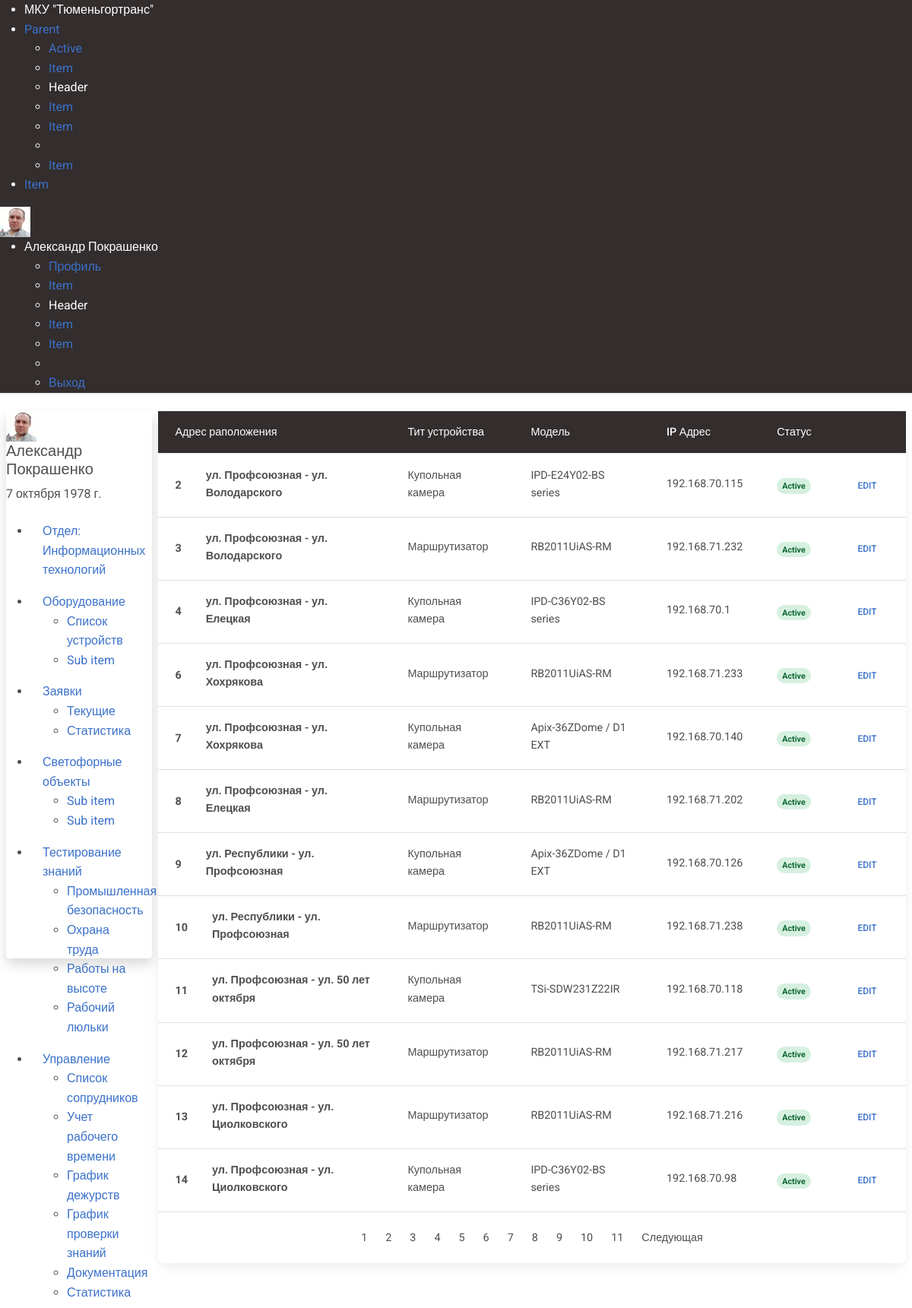
Screenshot of /devices/device_list/ (signed in) with the database file from the repository.
### users/models.py (models this page shows, shortened)
class CustomUser(AbstractUser):
    middle_name = models.CharField('Отчество', max_length=50, blank=True, null=True)
    date_of_birth = models.DateField(blank=True, null=True, verbose_name='Дата рождения')
    phone_number_work = models.CharField('Рабочий телефон', max_length=16, blank=True, null=True)
    phone_number_mobile = models.CharField('Мобильный телефон', max_length=12, blank=True, null=True)
    department = models.ForeignKey(Department, blank=True, null=True,
                                   on_delete=models.CASCADE,
                                   related_name='department_set',
                                   verbose_name='Отдел')
    avatar = models.ImageField(upload_to='avatars/', blank=True, null=True)
    position = models.ForeignKey(Position, blank=True, null=True,
                                 on_delete=models.CASCADE,
                                 related_name='position_set',
                                 verbose_name='Должность')
    date_of_employment = models.DateField(blank=True, null=True, verbose_name='Дата трудоустройства')
    class Meta:
        verbose_name = 'Пользователь'
        verbose_name_plural = 'Пользователи'

class Department(models.Model):
    department = models.CharField('Отдел', max_length=50)
    slug = models.CharField('Слаг', max_length=70, blank=True)
    class Meta:
        verbose_name = "Отдел"
        verbose_name_plural = "Отделы"
    def __str__(self):
        return self.department

### devices/models.py (models this page shows, shortened)
class Device(models.Model):
    address = models.ForeignKey('cross.CrossRoad', on_delete=models.CASCADE, verbose_name='Адрес установки')
    device_type = models.ForeignKey('DeviceType', on_delete=models.CASCADE, verbose_name='Тип устройства')
    model = models.ForeignKey('DeviceModel', on_delete=models.CASCADE, verbose_name='Модель устройства')
    serial_number = models.CharField(max_length=15, blank=True, null=True, verbose_name='Серийный номер')
    inventary_number = models.IntegerField(blank=True, null=True, verbose_name='Инвентарный номер')
    ip_address = models.GenericIPAddressField(default='192.168.70.1', verbose_name='IP Адрес устройства')
    mask = models.GenericIPAddressField(default='255.255.255.0', blank=True, null=True, verbose_name='Маска подсети')
    gateway = models.GenericIPAddressField(default='192.168.70.1', blank=True, null=True, verbose_name='Шлюз')
    mobile_profile = models.ForeignKey('MobileProfile', on_delete=models.PROTECT,
                                       blank=True, null=True, verbose_name='SIM Карта')
    class Meta:
        verbose_name = "Устройство"
        verbose_name_plural = "Устройства"

class DeviceType(models.Model):
    type = models.CharField(max_length=50, blank=True, null=True, verbose_name='Тип устройства')
    slug = models.SlugField(max_length=60, blank=True, null=True)
    class Meta:
        verbose_name = "Тип устройства"
        verbose_name_plural = "Типы устройств"
    def __str__(self):
        return str(self.type)

class DeviceModel(models.Model):
    manufacturer = models.CharField(max_length=50, blank=True, null=True, verbose_name='Проиводитель')
    model = models.CharField(max_length=100, blank=True, null=True, verbose_name='Модель оборудования')
    type = models.ForeignKey(DeviceType, on_delete=models.PROTECT, blank=True, null=True, verbose_name='Тип устройства')
    slug = models.SlugField(max_length=120, blank=True, null=True, verbose_name='Слаг')
    class Meta:
        verbose_name = "Модель оборудования"
        verbose_name_plural = "Модели оборудования"
    def __str__(self):
        return str(self.model)

### cross/models.py (models this page shows)
class CrossRoad(models.Model):
    address = models.CharField(max_length=100, verbose_name="Адрес")
    number = models.IntegerField(null=True, blank=True, verbose_name='Номер перекрёстка')
    latitude = models.FloatField(verbose_name='Широта')
    longitude = models.FloatField(verbose_name='Долгота')
    class Meta:
        verbose_name = 'Перекрёсток'
        verbose_name_plural = 'Перекрёстки'
    def __str__(self):
        return str(self.address)

### devices/views.py (the view)
# urls.py: path('device_list/', DeviceListView.as_view(), name='device_list')
class DeviceListView(ListView):
    model = Device
    paginate_by = 12

### templates/devices/device_list.html (shortened to what this page needs)
{% extends 'users/main.html' %}
{% block content %}
<div class="card m-2 mt-2">
<table class="table align-middle mb-0 bg-white">
  <thead class="bg-dark text-white card-header">
    <tr class="">
      <th>Адрес раположения</th>
      <th>Тит устройства</th>
      <th>Модель</th>
      <th>IP Адрес</th>
      <th>Статус</th>
        <th></th>
    </tr>
  </thead>
  <tbody>
  {% for device in object_list %}
    <tr>
      <td>
        <div class="d-flex align-items-center">
            <div class="me-3">
                <strong>{{ device.pk }}</strong>
            </div>
          <div class="ms-3">
            <p class="fw-bold mb-1">{{ device.address }}</p>
          </div>
        </div>
      </td>
      <td>
        <p class="fw-normal mb-1">{{ device.device_type }}</p>
      </td>
      <td>
        <p class="fw-normal mb-1">{{ device.model }}</p>
      </td>
        <td>
            <p class="fw-normal mb-1">{{ device.ip_address }}</p>
        </td>
        <td>
            <span class="badge badge-success rounded-pill d-inline">Active</span>
        </td>
      <td>
        <button type="button" class="btn btn-link btn-sm btn-rounded">
          Edit
        </button>
      </td>
    </tr>
    {% endfor %}
  </tbody>
</table>
  <nav class="mt-3" aria-label="Page navigation example">
    <ul class="pagination justify-content-center">
      {% for page in page_obj.paginator %}
        <li class="page-item">
          <a class="page-link" href="?page={{ page.number}}">{{ page.number }}</a>
        </li>
      {% endfor %}
      <li class="page-item">
        {% if page_obj.has_next %}
          <a class="page-link" href="?page={{ page_obj.next_page_number }}">Следующая</a>
        {% endif %}
      </li>
    </ul>
</nav>
</div>
{% endblock %}

### templates/components/navbar.html (shortened to what this page needs)
{% load static %}
<nav class="uk-navbar-container shadow-sm bg-dark text-white">
    <div class="uk-container-expand uk-padding-small uk-padding-remove-top uk-padding-remove-bottom">
        <div uk-navbar class="">
            <div class="uk-navbar-left text-white">
                <ul class="uk-navbar-nav text-white">
                    <li class="uk-active"><a class="text-white" href="https://tgt72.ru/" target="_blank">МКУ "Тюменьгортранс"</a></li>
                    <li>
                        <a href="#">Parent </a>
                        <div class="uk-navbar-dropdown">
                            <ul class="uk-nav uk-navbar-dropdown-nav">
                                <li class="uk-active"><a href="#">Active</a></li>
                                <li><a href="#">Item</a></li>
                                <li class="uk-nav-header">Header</li>
                                <li><a href="#">Item</a></li>
                                <li><a href="#">Item</a></li>
                                <li class="uk-nav-divider"></li>
                                <li><a href="#">Item</a></li>
                            </ul>
                        </div>
                    </li>
                    <li><a href="#">Item</a></li>
                </ul>
            </div>
            <div class="uk-navbar-right">
                <div class="uk-width-auto">
                    {% if user.is_authenticated %}<img class="uk-border-circle" width="40" height="40" src="{{ user.avatar.url }}" alt="Avatar">{% endif %}
                </div>
                <ul class="uk-navbar-nav">
                    {% if user.is_authenticated %}
                    <li>
                        <a class="text-white" href="#">{{ user.first_name }} {{ user.last_name }}</a>
                        <div class="uk-navbar-dropdown">
                            <ul class="uk-nav uk-navbar-dropdown-nav">
                                <li class="uk-active"><a href="#">Профиль</a></li>
                                <li><a href="#">Item</a></li>
                                <li class="uk-nav-header">Header</li>
                                <li><a href="#">Item</a></li>
                                <li><a href="#">Item</a></li>
                                <li class="uk-nav-divider"></li>
                                <li><a href="{% url 'logout_user' %}">Выход</a></li>
                            </ul>
                        </div>
                    </li>
                    {% else %}
                    <li>
                        <a uk-icon="sign-in" href="{% url 'login_user' %}">Авторизоваться</a>
                    </li>
                    {% endif %}
                </ul>
            </div>
        </div>
    </div>
</nav>

### templates/components/left_sidebar.html (shortened to what this page needs)
{% load static %}
<div class="uk-card uk-card-default m-2 me-0 left_sidebar shadow">
    <div class="uk-card-header">
        <div class="uk-grid-small uk-flex-middle" uk-grid>
            <div class="uk-width-auto ps-0">
                <img class="uk-border-circle" width="40" height="40" src="{{ user.avatar.url }}" alt="Avatar">
            </div>
            <div class="uk-width-expand d-none d-md-block">
                <h5 class="uk-card-title uk-margin-remove-bottom">{{ user.first_name }} {{ user.last_name }}</h5>
                <p class="uk-text-meta uk-margin-remove-top">
                    <time datetime="2023-04-10T12:00">
                        {{ user.date_of_birth }}
                    </time>
                </p>
            </div>
        </div>
    </div>
    <div class="">
    <ul class="uk-nav-default" uk-nav="multiple: true">
        <li class="uk-active p-3 pt-2 pb-2"><a href="#">Отдел: {{ user.department }}</a></li>
        <li class="uk-parent p-3 pt-2 pb-2">
            <a class="" href="#">Оборудование </a>
            <ul class="uk-nav-sub">
                <li><a href="{% url 'device_list' %}">Список устройств</a></li>
                <li>
                    <a href="#">Sub item</a>
                </li>
            </ul>
        </li>
        <li class="uk-parent p-3 pt-2 pb-2">
            <a href="#">Заявки </a>
            <ul class="uk-nav-sub">
                <li class=""><a href="#">Текущие</a></li>
                <li class=""><a href="#">Статистика</a></li>
            </ul>
        </li>
        <li class="uk-parent p-3 pt-2 pb-2">
            <a href="#">Светофорные объекты </a>
            <ul class="uk-nav-sub">
                <li><a href="#">Sub item</a></li>
                <li><a href="#">Sub item</a></li>
            </ul>
        </li>
        <li class="uk-parent p-3 pt-2 pb-2">
            <a href="#">Тестирование знаний </a>
            <ul class="uk-nav-sub">
                <li><a href="#">Промышленная безопасность</a></li>
                <li><a href="#">Охрана труда</a></li>
                <li><a href="#">Работы на высоте</a></li>
                <li><a href="#">Рабочий люльки</a></li>
            </ul>
        </li>
        <li class="uk-parent p-3 pt-2 pb-2">
            <a href="#">Управление </a>
            <ul class="uk-nav-sub">
                <li class=""><a href="{% url 'user_list' %}">Список сопрудников</a></li>
                <li class=""><a href="#">Учет рабочего времени</a></li>
                <li><a href="#">График дежурств</a></li>
                <li><a href="#">График проверки знаний</a></li>
                <li><a href="#">Документация</a></li>
                <li><a href="#">Статистика</a></li>
            </ul>
        </li>
    </ul>
</div>
</div>

### static/css/styles.css (style rules this page uses)
.left_sidebar { height: 90vh; position: sticky; border-radius: 4px; }

### rows the page displays
CustomUser: avatar (picture), first_name "Александр", last_name "Покрашенко", date_of_birth "7 октября 1978 г.", department "Информационных технологий"
Device: pk "2", address "ул. Профсоюзная - ул. Володарского", device_type "Купольная камера", model "IPD-E24Y02-BS series", ip_address "192.168.70.115"
Device: pk "3", address "ул. Профсоюзная - ул. Володарского", device_type "Маршрутизатор", model "RB2011UiAS-RM", ip_address "192.168.71.232"
Device: pk "4", address "ул. Профсоюзная - ул. Елецкая", device_type "Купольная камера", model "IPD-C36Y02-BS series", ip_address "192.168.70.1"
Device: pk "6", address "ул. Профсоюзная - ул. Хохрякова", device_type "Маршрутизатор", model "RB2011UiAS-RM", ip_address "192.168.71.233"
Device: pk "7", address "ул. Профсоюзная - ул. Хохрякова", device_type "Купольная камера", model "Apix-36ZDome / D1 EXT", ip_address "192.168.70.140"
Device: pk "8", address "ул. Профсоюзная - ул. Елецкая", device_type "Маршрутизатор", model "RB2011UiAS-RM", ip_address "192.168.71.202"
Device: pk "9", address "ул. Республики - ул. Профсоюзная", device_type "Купольная камера", model "Apix-36ZDome / D1 EXT", ip_address "192.168.70.126"
Device: pk "10", address "ул. Республики - ул. Профсоюзная", device_type "Маршрутизатор", model "RB2011UiAS-RM", ip_address "192.168.71.238"
Device: pk "11", address "ул. Профсоюзная - ул. 50 лет октября", device_type "Купольная камера", model "TSi-SDW231Z22IR", ip_address "192.168.70.118"
Device: pk "12", address "ул. Профсоюзная - ул. 50 лет октября", device_type "Маршрутизатор", model "RB2011UiAS-RM", ip_address "192.168.71.217"
Device: pk "13", address "ул. Профсоюзная - ул. Циолковского", device_type "Маршрутизатор", model "RB2011UiAS-RM", ip_address "192.168.71.216"
Device: pk "14", address "ул. Профсоюзная - ул. Циолковского", device_type "Купольная камера", model "IPD-C36Y02-BS series", ip_address "192.168.70.98"

### other values shown
{{ page.number }} "1" "2" "3" "4" "5" "6" "7" "8" "9" "10" "11"
